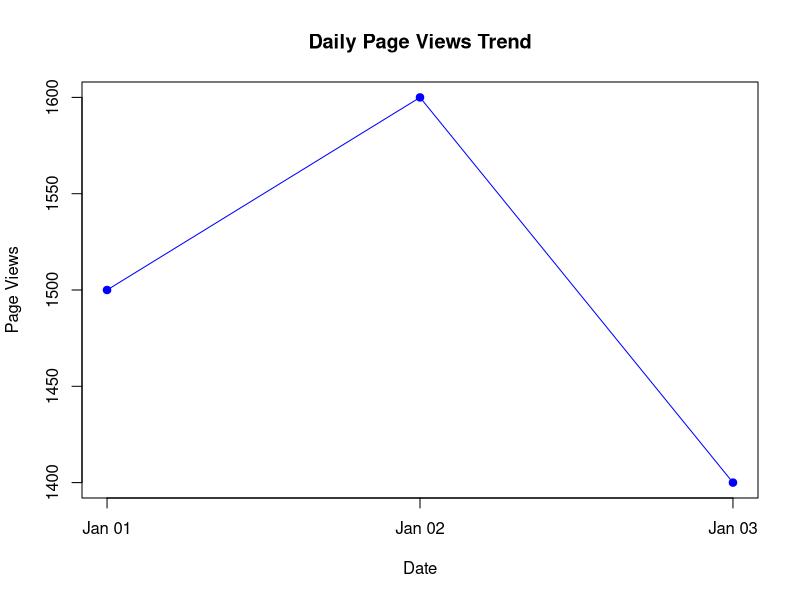

This figure's R source:
date <- as.Date(c("2023-01-01", "2023-01-02", "2023-01-03"))
page_views <- c(1500, 1600, 1400)

plot(
  date,
  page_views,
  type = "o",
  pch = 19,
  xlab = "Date",
  ylab = "Page Views",
  main = "Daily Page Views Trend",
  col = "blue"
)
